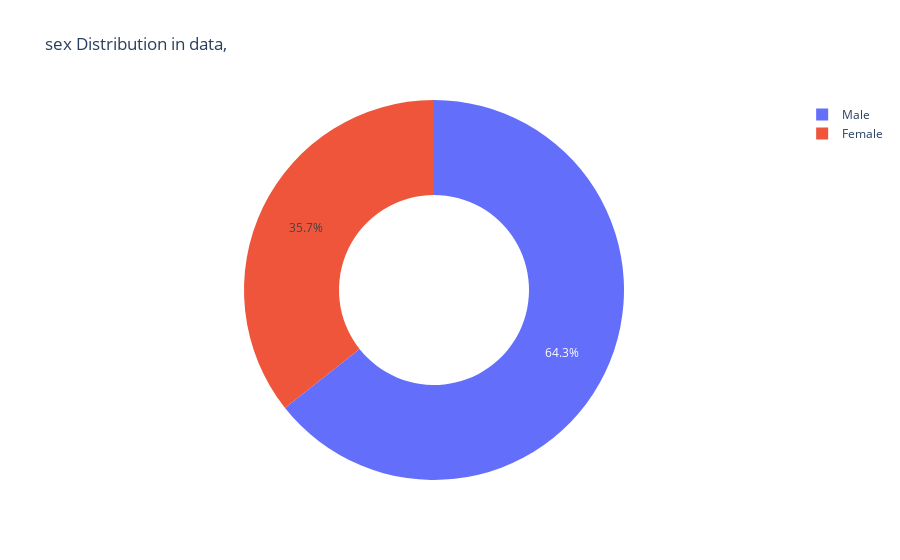

The notebook cell this image was saved under:
### Code cell
get_pie_chart(tips,'sex')

### Figure 1 — Plotly figure (JSON) as saved in the notebook; plotly's stock layout.template omitted (floating-point values rounded to 4 significant figures)
{"data": [{"domain": {"x": [0, 1], "y": [0, 1]}, "hole": 0.5, "hovertemplate": "sex=%{label}<br>value=%{value}<extra></extra>", "labels": ["Male", "Female"], "legendgroup": "", "name": "", "showlegend": true, "type": "pie", "values": [157, 87]}], "layout": {"legend": {"tracegroupgap": 0}, "title": {"text": "sex Distribution in data,"}}}
